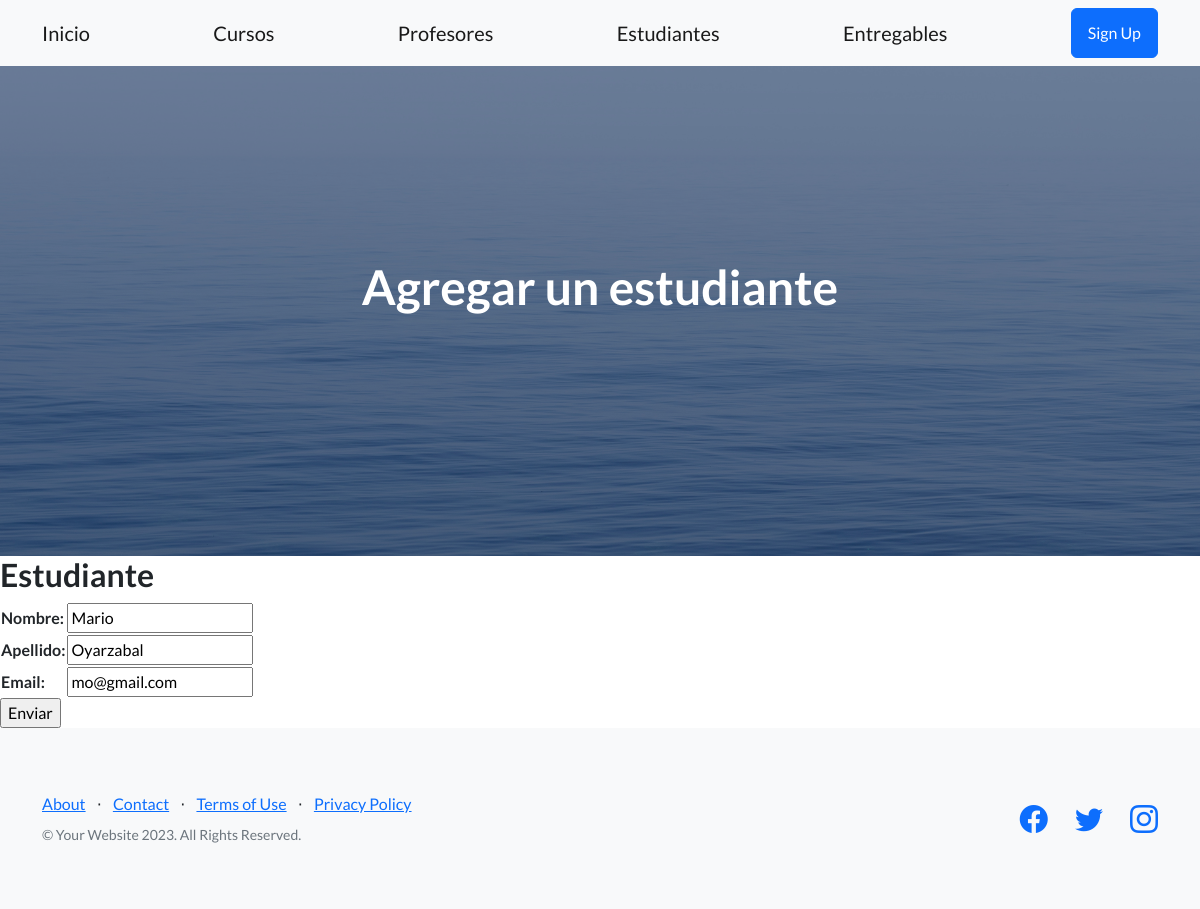
The page /aplicacion/estudiante_update/1/ on the database its author committed.
### aplicacion/models.py (models this page shows, shortened)
class Estudiante(models.Model):
    nombre = models.CharField(max_length=50)
    apellido = models.CharField(max_length=50)
    email = models.EmailField()

### aplicacion/views.py (the view)
# urls.py: path('estudiante_update/<int:pk>/', EstudianteUpdate.as_view(), name="estudiante_update"),
class EstudianteUpdate(UpdateView):
    model = Estudiante
    fields = ['nombre', 'apellido', 'email']
    success_url = reverse_lazy('estudiantes')

### aplicacion/templates/aplicacion/estudiante_form.html (shortened to what this page needs)
{% extends 'aplicacion/home.html' %}
{% block titulo %}
    <h1 class="mb-5">Agregar un estudiante</h1>
{% endblock titulo %}
{% block contenido %}
<h2>Estudiante</h2>
<form action="" method="post">
    <table>
        {{ form.as_table }}
    </table>
    <input type="submit" value="Enviar">
</form>
{% endblock contenido %}

### rows shown on the page
Estudiante: nombre "Mario", apellido "Oyarzabal", email "mo@gmail.com"
